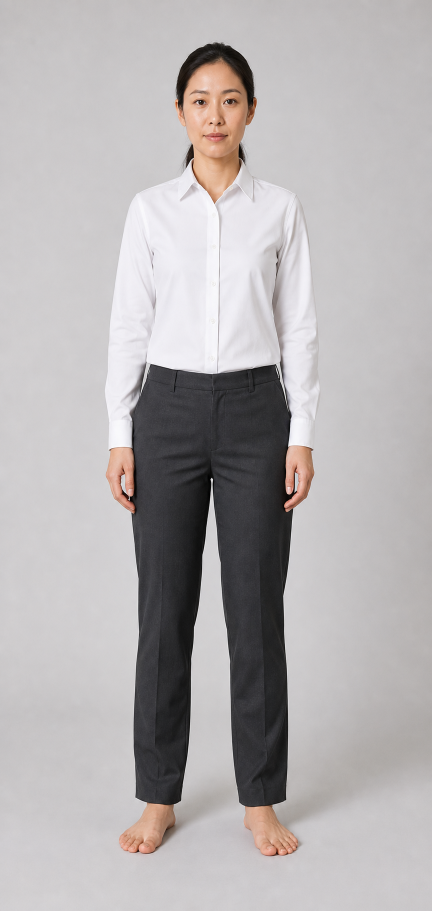
#> input picture ppe-product-admin/server/uploads/models/female-fullbody-front-generated-v1.png, 864 x 1821 px (shown at 1/2 size); its folder holds only this picture in this run
$ python human_wearing_model_anchor_audit.py
#> lines starting #> are read from the running program, lines starting #| are printed output that depends on the picture
### ppe-ai-service/app/services/human_wearing_service.py
import json
from pathlib import Path
from typing import Any, Mapping

from PIL import Image, ImageChops, ImageDraw, ImageFilter, ImageOps

from app.core.config import ensure_storage_dirs, settings
#> in main, source is the input picture: PIL image 864x1821 RGB; mean R, G, B 179.9, 176, 176.8
from app.services.human_anchor_service import (
    analyze_body_anchors,
    public_anchor_metadata,
    resolve_ppe_placements,
)
from app.services.human_wearing_categories import (
    render_category_layer,
    split_paired_product,
)
from app.services.ppe_blend_service import prepare_blend_inputs


_DEFAULT_PLACEMENT_PROFILE = {
    "position_x_ratio": 0.5,
    "position_y_ratio": 0.0,
    "ppe_width_ratio": 0.30,
    "opacity": 0.92,
}
_CATEGORY_PLACEMENT_PROFILES = (
    (
        "helmet",
        ("安全帽", "头盔", "helmet", "hard hat"),
        {"position_x_ratio": 0.5, "position_y_ratio": 0.08, "ppe_width_ratio": 0.24, "opacity": 1.0},
    ),
    (
        "reflective_vest",
        ("反光马甲", "反光背心", "安全马甲", "马甲", "背心", "reflective vest", "safety vest", "hi-vis", "high visibility"),
        {"position_x_ratio": 0.5, "position_y_ratio": 0.36, "ppe_width_ratio": 0.42, "opacity": 0.88},
    ),
    ("goggles", ("护目镜", "goggle", "eyewear", "safety glasses"), {"position_x_ratio": 0.5, "position_y_ratio": 0.31, "ppe_width_ratio": 0.30}),
    ("gloves", ("手套", "glove"), {"position_x_ratio": 0.5, "position_y_ratio": 0.57, "ppe_width_ratio": 0.36}),
    ("boots", ("安全鞋", "劳保鞋", "工作鞋", "靴子", "shoe", "boot", "footwear"), {"position_x_ratio": 0.5, "position_y_ratio": 0.80, "ppe_width_ratio": 0.28}),
)

_PROFILE_TO_CATEGORY = {
    "helmet": "helmet",
    "reflective_vest": "vest",
    "goggles": "goggles",
    "gloves": "gloves",
    "boots": "boots",
}


# [54 lines left out: functions resolve_human_wearing_placement, _parse_size, not called in this run]


def _average_corner_color(image: Image.Image) -> tuple[int, int, int, int]:
    rgb = image.convert("RGB")
    points = ((0, 0), (rgb.width - 1, 0), (0, rgb.height - 1), (rgb.width - 1, rgb.height - 1))
    samples = [rgb.getpixel(point) for point in points]
    return tuple(sum(sample[channel] for sample in samples) // len(samples) for channel in range(3)) + (255,)


def _fit_human_frame(image: Image.Image, size: tuple[int, int], framing: str) -> Image.Image:
    """Preserve the full figure, or top-anchor a portrait for a real half-body crop."""
#> called with size = (512, 512), framing = 'full_body'
    target_width, target_height = size
    source = image.convert("RGBA")
#> source: PIL image 864x1821 RGBA
    if framing == "full_body":
        scale = min(target_width / source.width, target_height / source.height)
        resized = source.resize(
            (max(1, round(source.width * scale)), max(1, round(source.height * scale))),
            Image.Resampling.LANCZOS,
        )
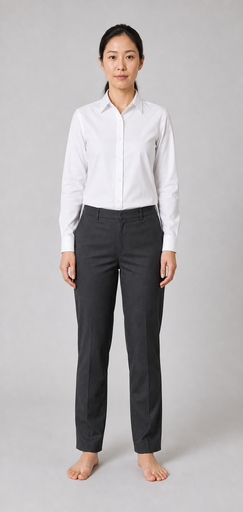
#> resized: PIL image 243x512 RGBA; mean R, G, B, A 179.9, 176.1, 176.8, 255
        canvas = Image.new("RGBA", size, _average_corner_color(source))
#> in _average_corner_color, `samples = [rgb.getpixel(point) for point in points]`: samples = [(190, 188, 187), (180, 177, 174), (206, 201, 204), (198, 194, 196)]
        canvas.alpha_composite(
            resized,
            ((target_width - resized.width) // 2, (target_height - resized.height) // 2),
        )
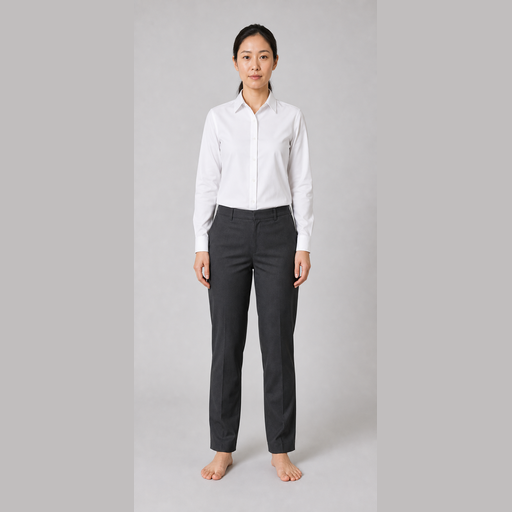
#> canvas: PIL image 512x512 RGBA; mean R, G, B, A 186.8, 183.4, 183.7, 255
        return canvas

    scale = max(target_width / source.width, target_height / source.height)
    resized = source.resize(
        (max(1, round(source.width * scale)), max(1, round(source.height * scale))),
        Image.Resampling.LANCZOS,
    )
    left = max(0, (resized.width - target_width) // 2)
    # Portrait model assets are usually already composed from head to feet. A
    # top-anchored crop keeps the head and torso; center crop used to cut them off.
    top = 0 if resized.height > target_height else max(0, (resized.height - target_height) // 2)
    return resized.crop((left, top, left + target_width, top + target_height))


# [293 lines left out: functions _trim_transparent_product, _visible_average_color, _high_visibility_torso_mask, _build_repaint_mask, _alpha_composite_clipped, render_human_wearing_design, not called in this run]

### ppe-ai-service/app/services/human_anchor_service.py
"""Body-aware anchors for deterministic PPE placement.

The service deliberately exposes a small, model-independent anchor contract.
The current provider uses Pillow-only image measurements so it can run in the
existing AI service virtualenv.  A future DWPose provider can return the same
contract without changing the placement, mask, or generation pipeline.
"""
from __future__ import annotations

from dataclasses import asdict, dataclass
from typing import Any

from PIL import Image, ImageChops, ImageFilter


@dataclass(frozen=True)
class Box:
    x0: int
    y0: int
    x1: int
    y1: int

    @property
    def width(self) -> int:
        return max(0, self.x1 - self.x0)

    @property
    def height(self) -> int:
        return max(0, self.y1 - self.y0)

    @property
    def center_x(self) -> float:
        return (self.x0 + self.x1) / 2.0


def _profile(mask: Image.Image, axis: str) -> list[float]:
    width, height = mask.size
    if axis == "row":
        strip = mask.resize((1, height), Image.Resampling.BOX)
        return [strip.getpixel((0, y)) / 255.0 for y in range(height)]
    strip = mask.resize((width, 1), Image.Resampling.BOX)
    return [strip.getpixel((x, 0)) / 255.0 for x in range(width)]


def _runs(profile: list[float], threshold: float) -> list[tuple[int, int]]:
    result: list[tuple[int, int]] = []
    start: int | None = None
    for index, value in enumerate(profile):
        if value >= threshold and start is None:
            start = index
        elif value < threshold and start is not None:
            result.append((start, index))
            start = None
    if start is not None:
        result.append((start, len(profile)))
    return result


def _merge_runs(runs: list[tuple[int, int]], max_gap: int) -> list[tuple[int, int]]:
    if not runs:
        return []
    merged = [list(runs[0])]
    for start, end in runs[1:]:
        if start - merged[-1][1] <= max_gap:
            merged[-1][1] = end
        else:
            merged.append([start, end])
    return [(start, end) for start, end in merged]


def _skin_mask(image: Image.Image) -> Image.Image:
    rgb = image.convert("RGB")
    mask = Image.new("L", rgb.size, 0)
    values = []
    for red, green, blue in rgb.getdata():
        chroma = max(red, green, blue) - min(red, green, blue)
        is_skin = (
            red >= 82
            and green >= 38
            and blue >= 18
            and red > green
            and red > blue
            and red - green >= 7
            and chroma >= 18
        )
        values.append(255 if is_skin else 0)
    mask.putdata(values)
    return mask


def detect_face_box(image: Image.Image, search_top_ratio: float = 0.64) -> Box | None:
    """Measure the dominant skin region in the upper frame."""
    width, height = image.size
    search_height = max(1, round(height * search_top_ratio))
    mask = _skin_mask(image.crop((0, 0, width, search_height)))
    rows = _profile(mask, "row")
    peak = max(rows, default=0.0)
    if peak <= 0.01:
        return None
    row_runs = _merge_runs(
        _runs(rows, max(0.018, peak * 0.28)),
        max(3, round(search_height * 0.045)),
    )
    if not row_runs:
        return None
    top, bottom = max(row_runs, key=lambda run: sum(rows[run[0] : run[1]]))

    cols = _profile(mask.crop((0, top, width, bottom)), "col")
    col_peak = max(cols, default=0.0)
    if col_peak <= 0.01:
        return None
    col_runs = _merge_runs(
        _runs(cols, max(0.018, col_peak * 0.28)),
        max(2, round(width * 0.018)),
    )
    if not col_runs:
        return None
    left, right = max(col_runs, key=lambda run: sum(cols[run[0] : run[1]]))
    face = Box(left, top, right, bottom)
    if not round(width * 0.035) <= face.width <= round(width * 0.52):
        return None
    return face


def _background_color(image: Image.Image) -> tuple[int, int, int]:
    rgb = image.convert("RGB")
    patch = max(2, round(min(rgb.size) * 0.025))
    samples: list[tuple[int, int, int]] = []
    for x0, y0 in (
        (0, 0),
        (rgb.width - patch, 0),
        (0, rgb.height - patch),
        (rgb.width - patch, rgb.height - patch),
    ):
        crop = rgb.crop((x0, y0, x0 + patch, y0 + patch)).resize((1, 1), Image.Resampling.BOX)
        samples.append(crop.getpixel((0, 0)))
    return tuple(sum(sample[channel] for sample in samples) // len(samples) for channel in range(3))


def _subject_mask(image: Image.Image) -> Image.Image:
    """Separate a studio subject from its mostly uniform corner background."""
    rgb = image.convert("RGB")
    background = _background_color(rgb)
    pixels = []
    for red, green, blue in rgb.getdata():
        distance = abs(red - background[0]) + abs(green - background[1]) + abs(blue - background[2])
        pixels.append(255 if distance >= 42 else 0)
    mask = Image.new("L", rgb.size, 0)
    mask.putdata(pixels)
    return mask.filter(ImageFilter.GaussianBlur(max(1, round(min(rgb.size) * 0.006)))).point(
        lambda value: 255 if value >= 42 else 0
    )


def _dominant_subject_box(mask: Image.Image, face: Box) -> Box:
    width, height = mask.size
    cols = _profile(mask, "col")
    runs = _merge_runs(_runs(cols, 0.025), max(2, round(width * 0.02)))
    center_candidates = [run for run in runs if run[0] <= face.center_x <= run[1]]
    left, right = max(center_candidates or runs or [(0, width)], key=lambda run: run[1] - run[0])
    cropped = mask.crop((left, 0, right, height))
    rows = _profile(cropped, "row")
    row_runs = _merge_runs(_runs(rows, 0.02), max(3, round(height * 0.025)))
    top, bottom = max(row_runs or [(0, height)], key=lambda run: run[1] - run[0])
    top = min(top, face.y0)
    bottom = max(bottom, face.y1)
    return Box(max(0, left), max(0, top), min(width, right), min(height, bottom))


def _mask_box(mask: Image.Image, bounds: Box, minimum_pixels: int) -> Box | None:
    crop = mask.crop((bounds.x0, bounds.y0, bounds.x1, bounds.y1))
    histogram = crop.histogram()
    if sum(histogram[128:]) < minimum_pixels:
        return None
    bbox = crop.point(lambda value: 255 if value >= 128 else 0).getbbox()
    if bbox is None:
        return None
    return Box(bounds.x0 + bbox[0], bounds.y0 + bbox[1], bounds.x0 + bbox[2], bounds.y0 + bbox[3])


def _hand_boxes(image: Image.Image, face: Box, subject: Box, shoulder_y: int) -> list[Box]:
    skin = _skin_mask(image)
    minimum = max(8, round(face.width * face.width * 0.012))
    center_margin = max(round(face.width * 0.55), round(image.width * 0.06))
    search_top = min(image.height - 1, max(shoulder_y, face.y1))
    searches = (
        Box(0, search_top, max(1, round(face.center_x - center_margin)), image.height),
        Box(min(image.width - 1, round(face.center_x + center_margin)), search_top, image.width, image.height),
    )
    boxes: list[Box] = []
    for bounds in searches:
        if bounds.width <= 1 or bounds.height <= 1:
            continue
        crop = skin.crop((bounds.x0, bounds.y0, bounds.x1, bounds.y1))
        rows = _profile(crop, "row")
        row_runs = _merge_runs(_runs(rows, 0.008), max(2, round(face.width * 0.08)))
        for row_start, row_end in row_runs:
            component_bounds = Box(
                bounds.x0,
                bounds.y0 + row_start,
                bounds.x1,
                bounds.y0 + row_end,
            )
            detected = _mask_box(skin, component_bounds, minimum)
            if detected is not None and detected.height >= max(3, round(face.width * 0.08)):
                boxes.append(detected)
                break
    return boxes


def _foot_boxes(image: Image.Image, subject: Box) -> list[Box]:
    mask = _skin_mask(image)
    lower_top = subject.y0 + round(subject.height * 0.82)
    center = round(image.width / 2)
    boxes: list[Box] = []
    for bounds in (
        Box(0, lower_top, center, image.height),
        Box(center, lower_top, image.width, image.height),
    ):
        detected = _mask_box(mask, bounds, max(6, round(subject.width * subject.height * 0.00025)))
        if detected is not None:
            boxes.append(detected)
    return boxes


def analyze_body_anchors(image: Image.Image, *, view: str, framing: str) -> dict[str, Any]:
    """Return a stable anchor contract for the PPE placement layer."""
    face = detect_face_box(image)
#> (the rest of the program and of its run is left out)
